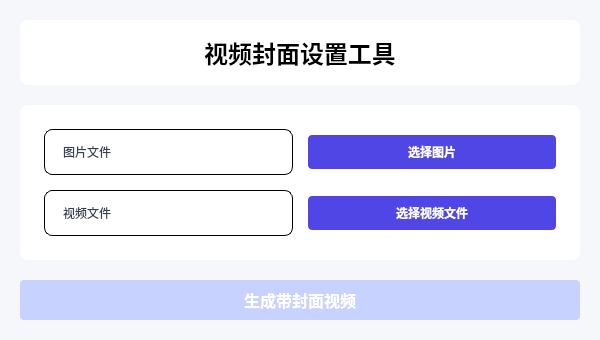
<?xml version="1.0" encoding="UTF-8"?>
<ui version="4.0">
 <class>VideoCoverApp</class>
 <widget class="QMainWindow" name="VideoCoverApp">
  <property name="geometry">
   <rect>
    <x>0</x>
    <y>0</y>
    <width>600</width>
    <height>340</height>
   </rect>
  </property>
  <property name="minimumSize">
   <size>
    <width>600</width>
    <height>340</height>
   </size>
  </property>
  <property name="maximumSize">
   <size>
    <width>600</width>
    <height>340</height>
   </size>
  </property>
  <property name="windowTitle">
   <string>视频封面设置工具</string>
  </property>
  <property name="windowIcon">
   <iconset resource="main.qrc">
    <normaloff>:/logo/resource/LLCover.ico</normaloff>:/logo/resource/LLCover.ico</iconset>
  </property>
  <property name="styleSheet">
   <string notr="true">QMainWindow { background-color: #f5f7fa; } QFrame { background-color: white; border-radius: 8px; padding: 15px; } QPushButton { background-color: #4f46e5; color: white; border: none; padding: 8px 16px; border-radius: 4px; font-weight: 500; } QPushButton:hover { background-color: #4338ca; } QPushButton:disabled { background-color: #c7d2fe; } 
#image_label, #mp4_label { 
	color: #374151;
	border: 1px solid;
}</string>
  </property>
  <widget class="QWidget" name="centralwidget">
   <layout class="QVBoxLayout" name="main_layout">
    <property name="spacing">
     <number>20</number>
    </property>
    <property name="leftMargin">
     <number>20</number>
    </property>
    <property name="topMargin">
     <number>20</number>
    </property>
    <property name="rightMargin">
     <number>20</number>
    </property>
    <property name="bottomMargin">
     <number>20</number>
    </property>
    <item>
     <widget class="QLabel" name="title_label">
      <property name="font">
       <font>
        <pointsize>18</pointsize>
        <bold>true</bold>
       </font>
      </property>
      <property name="text">
       <string>视频封面设置工具</string>
      </property>
      <property name="alignment">
       <set>Qt::AlignmentFlag::AlignCenter</set>
      </property>
     </widget>
    </item>
    <item>
     <widget class="QFrame" name="file_selection_card">
      <property name="styleSheet">
       <string notr="true">QFrame { box-shadow: 0 4px 6px -1px rgba(0, 0, 0, 0.1); }</string>
      </property>
      <property name="frameShape">
       <enum>QFrame::Shape::StyledPanel</enum>
      </property>
      <layout class="QVBoxLayout" name="card_layout">
       <property name="spacing">
        <number>15</number>
       </property>
       <item>
        <layout class="QHBoxLayout" name="image_file">
         <item>
          <widget class="QLabel" name="image_label">
           <property name="styleSheet">
            <string notr="true"/>
           </property>
           <property name="text">
            <string>图片文件</string>
           </property>
          </widget>
         </item>
         <item>
          <widget class="QPushButton" name="image_btn">
           <property name="cursor">
            <cursorShape>PointingHandCursor</cursorShape>
           </property>
           <property name="text">
            <string>选择图片</string>
           </property>
           <property name="fixedWidth" stdset="0">
            <number>120</number>
           </property>
          </widget>
         </item>
        </layout>
       </item>
       <item>
        <layout class="QHBoxLayout" name="mp4_file">
         <item>
          <widget class="QLabel" name="mp4_label">
           <property name="text">
            <string>视频文件</string>
           </property>
          </widget>
         </item>
         <item>
          <widget class="QPushButton" name="mp4_btn">
           <property name="cursor">
            <cursorShape>PointingHandCursor</cursorShape>
           </property>
           <property name="styleSheet">
            <string notr="true"/>
           </property>
           <property name="text">
            <string>选择视频文件</string>
           </property>
           <property name="fixedWidth" stdset="0">
            <number>120</number>
           </property>
          </widget>
         </item>
        </layout>
       </item>
      </layout>
     </widget>
    </item>
    <item>
     <widget class="QPushButton" name="process_btn">
      <property name="enabled">
       <bool>false</bool>
      </property>
      <property name="cursor">
       <cursorShape>PointingHandCursor</cursorShape>
      </property>
      <property name="styleSheet">
       <string notr="true">font-size: 16px;</string>
      </property>
      <property name="text">
       <string>生成带封面视频</string>
      </property>
      <property name="fixedHeight" stdset="0">
       <number>40</number>
      </property>
     </widget>
    </item>
   </layout>
  </widget>
 </widget>
 <resources>
  <include location="main.qrc"/>
 </resources>
 <connections/>
</ui>
